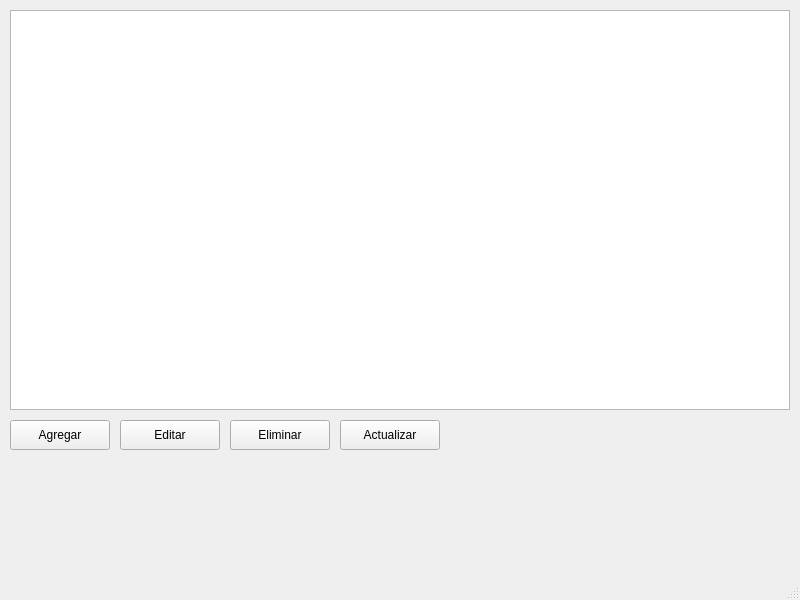
<?xml version='1.0' encoding='utf-8'?>
<ui version="4.0"><widget class="QMainWindow" name="MainWindow"><property name="windowTitle"><string>Clientes</string></property><property name="geometry"><rect><x>100</x><y>100</y><width>800</width><height>600</height></rect></property><widget class="QWidget" name="centralwidget"><widget class="QTableWidget" name="tableWidget"><property name="geometry"><rect><x>10</x><y>10</y><width>780</width><height>400</height></rect></property><property name="columnCount"><number>6</number><number>0</number></property><property name="rowCount" /></widget><widget class="QPushButton" name="btnAgregar"><property name="geometry"><rect><x>10</x><y>420</y><width>100</width><height>30</height></rect></property><property name="text"><string>Agregar</string></property></widget><widget class="QPushButton" name="btnEditar"><property name="geometry"><rect><x>120</x><y>420</y><width>100</width><height>30</height></rect></property><property name="text"><string>Editar</string></property></widget><widget class="QPushButton" name="btnEliminar"><property name="geometry"><rect><x>230</x><y>420</y><width>100</width><height>30</height></rect></property><property name="text"><string>Eliminar</string></property></widget><widget class="QPushButton" name="btnActualizar"><property name="geometry"><rect><x>340</x><y>420</y><width>100</width><height>30</height></rect></property><property name="text"><string>Actualizar</string></property></widget></widget><layout class="QVBoxLayout" name="verticalLayout" /><widget class="QMenuBar" name="menubar"><property name="geometry" /></widget><widget class="QStatusBar" name="statusbar" /></widget></ui>
